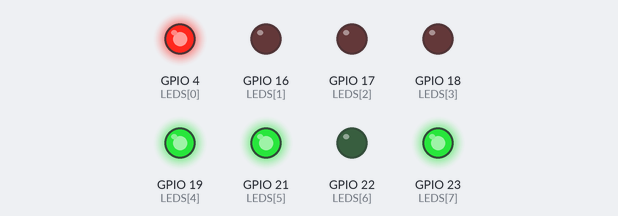
The sketch below on a simulated ESP32. Parts: output pins drawn as LEDs (lit = HIGH). What the sketch prints to the serial monitor is not drawn.

Above: at 0.5 s.
At 1.5 s:
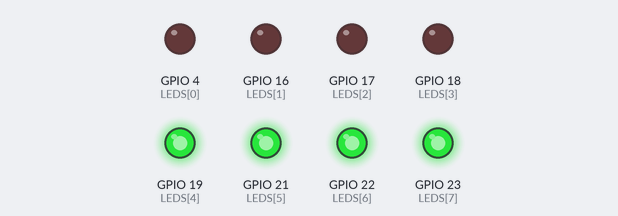
At 2.5 s:
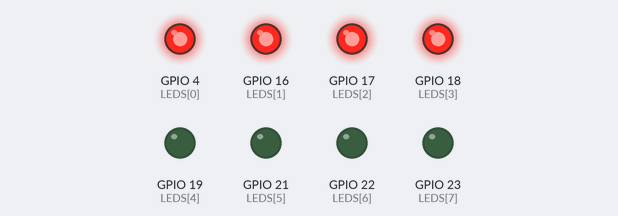
At 3.5 s:
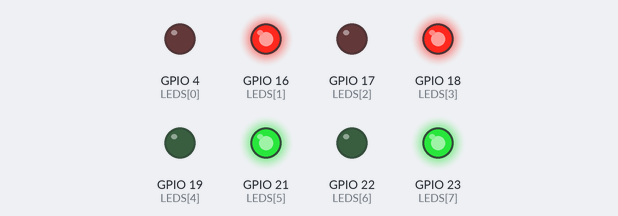
At 4.5 s:
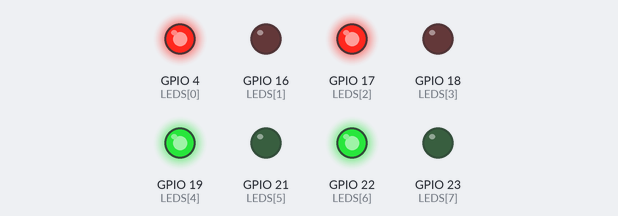
Timing chart, 0 to 6.5 s (numbered marks = the images above):
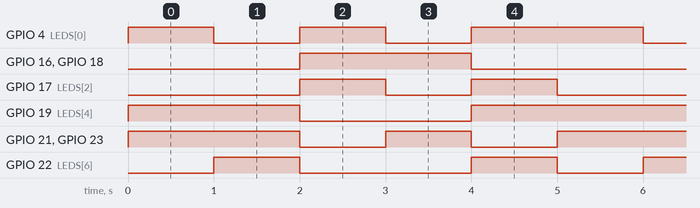

The sketch:

sketch.ino
```cpp
// Clase 5 - Ejemplo 1: Literales binarios y hexadecimales
// Un uint8_t tiene 8 bits: uno por cada LED.
// El mismo número se puede escribir en decimal, binario (0b...) o hexa (0x...).

#include <Arduino.h>

const int LEDS[8] = {4, 16, 17, 18, 19, 21, 22, 23};  // L0 ... L7

// Muestra los 8 bits de 'valor' en los 8 LEDs (bit i -> LED Li)
void mostrarByte(uint8_t valor) {
  for (int i = 0; i < 8; i++) {
    digitalWrite(LEDS[i], (valor >> i) & 1);   // bit i de valor
  }
}

// Imprime los 8 bits de 'valor', del bit 7 al bit 0 (printf no tiene %b)
void imprimirBinario(uint8_t valor) {
  for (int i = 7; i >= 0; i--) {
    Serial.printf("%d", (valor >> i) & 1);
  }
}

void setup() {
  Serial.begin(115200);
  for (int i = 0; i < 8; i++) {
    pinMode(LEDS[i], OUTPUT);
  }

  uint8_t a = 177;           // decimal
  uint8_t b = 0b10110001;    // binario: el mismo número
  uint8_t c = 0xB1;          // hexadecimal: el mismo número otra vez

  Serial.printf("a = %u, b = %u, c = %u\n", a, b, c);
  Serial.printf("En binario: ");
  imprimirBinario(a);
  Serial.printf("\nEn hexa: 0x%02X\n", a);
}

void loop() {
  // Mostramos algunos patrones en los LEDs
  mostrarByte(0b10110001);   // 0xB1
  delay(1000);
  mostrarByte(0b11110000);   // nibble alto (verdes) encendido
  delay(1000);
  mostrarByte(0b00001111);   // nibble bajo (rojos) encendido
  delay(1000);
  mostrarByte(0xAA);         // 10101010: uno sí, uno no
  delay(1000);
  mostrarByte(0x55);         // 01010101: al revés
  delay(1000);
}
```

Measured:
- by itself, GPIO 4 (LEDS[0]), GPIO 21 (LEDS[5]), GPIO 23 (LEDS[7]): repeats every 5.0 s: LOW 1.0 s, HIGH 1.0 s, LOW 1.0 s, HIGH 2.0 s
- by itself, GPIO 16 (LEDS[1]), GPIO 18 (LEDS[3]): alternates HIGH for 2.0 s and LOW for 3.0 s
- by itself, GPIO 17 (LEDS[2]): repeats every 5.0 s: LOW 1.0 s, HIGH 1.0 s, LOW 2.0 s, HIGH 1.0 s
- by itself, GPIO 19 (LEDS[4]): repeats every 5.0 s: LOW 2.0 s, HIGH 3.0 s
- by itself, GPIO 22 (LEDS[6]): repeats every 5.0 s: LOW 2.0 s, HIGH 1.0 s, LOW 1.0 s, HIGH 1.0 s
